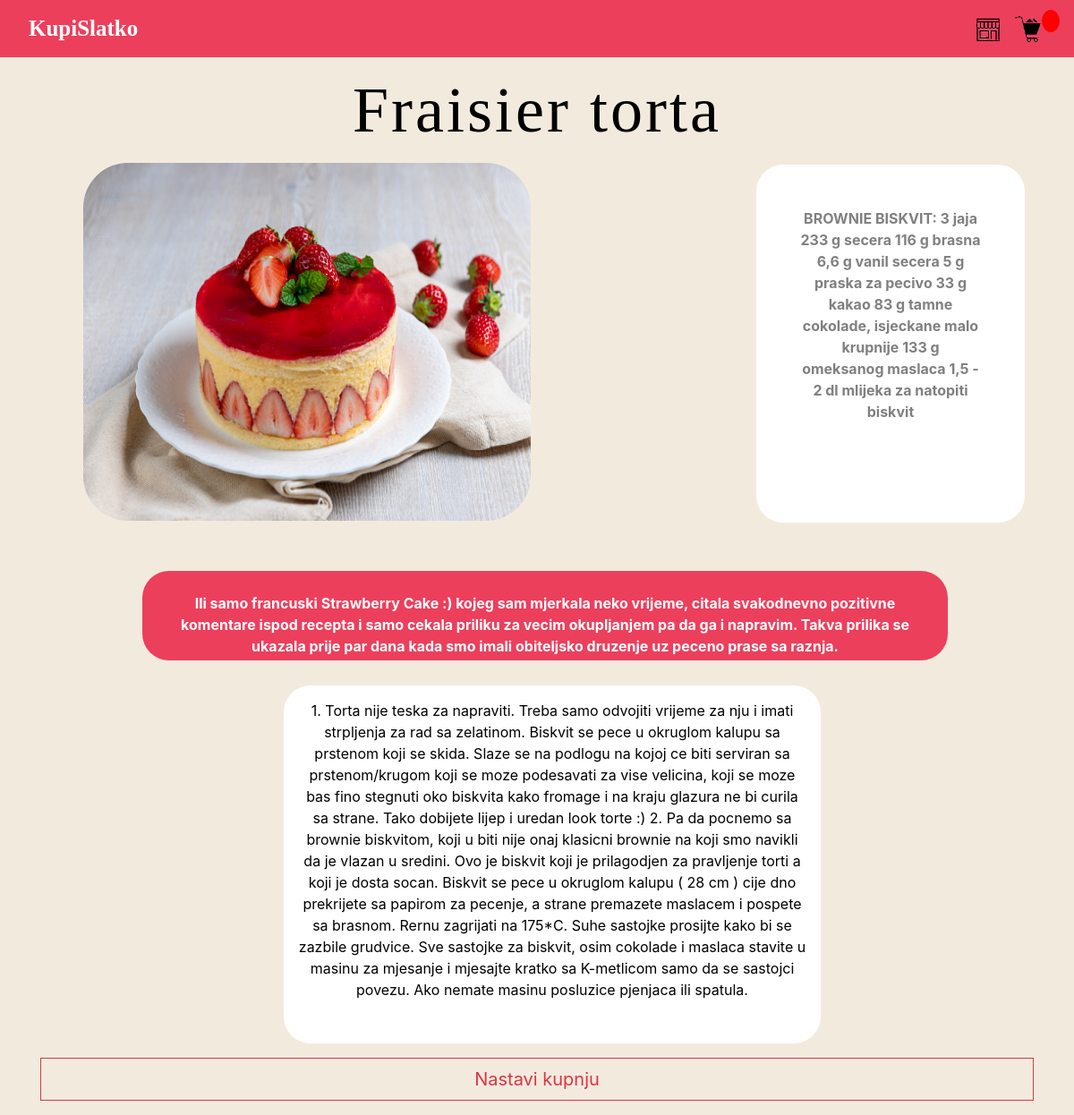
The app's page /vise/19 with its own data.
### aplikacija/models.py (models this page shows, shortened)
class Product(models.Model):
    name = models.CharField(max_length=50, null= True)
    price = models.FloatField()
    content = models.TextField(default= 0)
    priprema = models.TextField(default= 0)
    sastojci = models.TextField(default= 0)
    image = models.ImageField(null= True, blank= True)

### aplikacija/views.py (the view)
# urls.py: path("vise/<pk>", views.vise, name="vise"),
def vise(request,pk):
    product = Product.objects.get(pk=pk)
    return render(request, "aplikacija/vise.html", {"product":product})

### aplikacija/templates/aplikacija/vise.html (shortened to what this page needs)
{% extends 'aplikacija/index.html' %}
{% load static %}
{% block content %}
<div class = "container">
<h1 class = "naslov">{{product.name}}</h1>
<section >
    <img class="recept-slika" src="{{product.image.url}}" alt="">
</section>
<div class = "sastojci">{{product.sastojci}}</div>
<br>
<div class = "zanimljivosti">{{product.content}}</div>
<div class = "priprema">{{product.priprema}}</div>
<a class = "btn btn-outline-danger btn-lg btn-block nastavi" href="{% url 'trgovina' %}"> Nastavi kupnju</a>
</div>
{% endblock content %}

### static/css/main.css (style rules this page uses)
body { background-color: hsl(0, 0%, 98%); }
h1,h2,h3,h4,h5,h6 { color:hsl(0, 0%, 30%); }
.btn { border-radius: 0; }
body { background-color: rgb(243, 234, 222); }
* { box-sizing:border-box; }
body { filter: progid:DXImageTransform.Microsoft.gradient( startColorstr='#ffffff', endColorstr='#e1e8ed',GradientType=0 ); height: 100%; margin: 0; background-repeat: no-repeat; background-attachment: fixed; }
h1 { font-family: 'Kaushan Script', cursive; font-size:4em; letter-spacing:3px; color:#ec3f5c ; margin:0; margin-bottom:20px; }
@media (min-width:360px) { h1 { font-size:4.5em; } }
.sastojci { background-color: white; float: right; color:black; padding: 0.5rem 1rem; border-radius: 10px; font-weight: bold; }
.sastojci { background-color: white; float: right; color:gray; padding: 0.5rem 1rem; border-radius: 30px; font-weight: bold; width: 300px; height: 400px; text-align: center; position: absolute; top: 80px; margin-left: 50rem; padding: 3rem; margin-top: 6.5rem; }
.zanimljivosti { background-color: #ec3f5c; color: white; float: right; padding: 1.5rem 1rem; font-weight: bold; border-radius: 30px; margin-top: 2rem; width: 900px; height: 100px; text-align: center; margin-right: 6rem; }
.priprema { background-color: white; padding: 0.5rem 1rem; text-align: center; color:black; padding: 1rem 1rem; border-radius: 30px; margin-top: 2rem; width: 600px; height: 400px; margin-bottom: 1rem; margin-top: 10rem; margin-left: 17rem; box-shadow: #aaa 2cm; }
.recept-slika { width: 500px; height: 400px; border-radius: 50px; margin-left: 3rem; }
.naslov { font-family: Copperplate, Papyrus, fantasy, bold; text-align: center; margin-bottom: 1rem; margin-top: 1rem; color: black; }
.nastavi { margin-bottom: 1rem; }

### records on screen
Product: name "Fraisier torta", image (picture), sastojci "BROWNIE BISKVIT: 3 jaja 233 g secera 116 g brasna 6,6 g vanil secera 5 g praska za pecivo 33 g kakao 83 g tamne cokolade, isjeckane malo krupnije 133 g omeksanog maslaca 1,5 - 2 dl mlijeka za natopiti biskvit", content "Ili samo francuski Strawberry Cake :) kojeg sam mjerkala neko vrijeme, citala svakodnevno pozitivne komentare ispod recepta i samo cekala priliku za vecim okupljanjem pa da ga i napravim. Takva prilika se ukazala prije par dana kada smo imali obiteljsko druzenje uz peceno prase sa raznja.", priprema "1. Torta nije teska za napraviti. Treba samo odvojiti vrijeme za nju i imati strpljenja za rad sa zelatinom. Biskvit se pece u okruglom kalupu sa prstenom koji se skida. Slaze se na podlogu na kojoj ce biti serviran sa prstenom/krugom koji se moze podesavati za vise velicina, koji se moze bas fino stegnuti oko biskvita kako fromage i na kraju glazura ne bi curila sa strane. Tako dobijete lijep i uredan look torte :) 2. Pa da pocnemo sa brownie biskvitom, koji u biti nije onaj klasicni brownie na koji smo navikli da je vlazan u sredini. Ovo je biskvit koji je prilagodjen za pravljenje torti a koji je dosta socan. Biskvit se pece u okruglom kalupu ( 28 cm ) cije dno prekrijete sa papirom za…"
